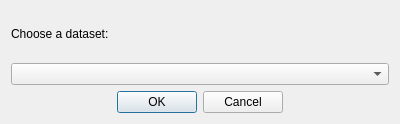
<?xml version="1.0" encoding="UTF-8"?>
<ui version="4.0">
 <class>Dialog</class>
 <widget class="QDialog" name="Dialog">
  <property name="geometry">
   <rect>
    <x>0</x>
    <y>0</y>
    <width>400</width>
    <height>124</height>
   </rect>
  </property>
  <property name="windowTitle">
   <string>Choose dataset</string>
  </property>
  <layout class="QVBoxLayout" name="verticalLayout">
   <item>
    <layout class="QHBoxLayout" name="horizontalLayout">
     <item>
      <widget class="QLabel" name="label">
       <property name="text">
        <string>Choose a dataset:</string>
       </property>
      </widget>
     </item>
     <item>
      <spacer name="horizontalSpacer">
       <property name="orientation">
        <enum>Qt::Horizontal</enum>
       </property>
       <property name="sizeHint" stdset="0">
        <size>
         <width>40</width>
         <height>20</height>
        </size>
       </property>
      </spacer>
     </item>
    </layout>
   </item>
   <item>
    <layout class="QHBoxLayout" name="horizontalLayout_2" stretch="4">
     <item>
      <widget class="QComboBox" name="comboBox"/>
     </item>
    </layout>
   </item>
   <item>
    <layout class="QHBoxLayout" name="horizontalLayout_4" stretch="4">
     <item>
      <widget class="QDialogButtonBox" name="buttonBox">
       <property name="orientation">
        <enum>Qt::Horizontal</enum>
       </property>
       <property name="standardButtons">
        <set>QDialogButtonBox::Cancel|QDialogButtonBox::Ok</set>
       </property>
       <property name="centerButtons">
        <bool>true</bool>
       </property>
      </widget>
     </item>
    </layout>
   </item>
  </layout>
 </widget>
 <resources/>
 <connections>
  <connection>
   <sender>buttonBox</sender>
   <signal>accepted()</signal>
   <receiver>Dialog</receiver>
   <slot>accept()</slot>
   <hints>
    <hint type="sourcelabel">
     <x>248</x>
     <y>254</y>
    </hint>
    <hint type="destinationlabel">
     <x>157</x>
     <y>274</y>
    </hint>
   </hints>
  </connection>
  <connection>
   <sender>buttonBox</sender>
   <signal>rejected()</signal>
   <receiver>Dialog</receiver>
   <slot>reject()</slot>
   <hints>
    <hint type="sourcelabel">
     <x>316</x>
     <y>260</y>
    </hint>
    <hint type="destinationlabel">
     <x>286</x>
     <y>274</y>
    </hint>
   </hints>
  </connection>
 </connections>
</ui>
